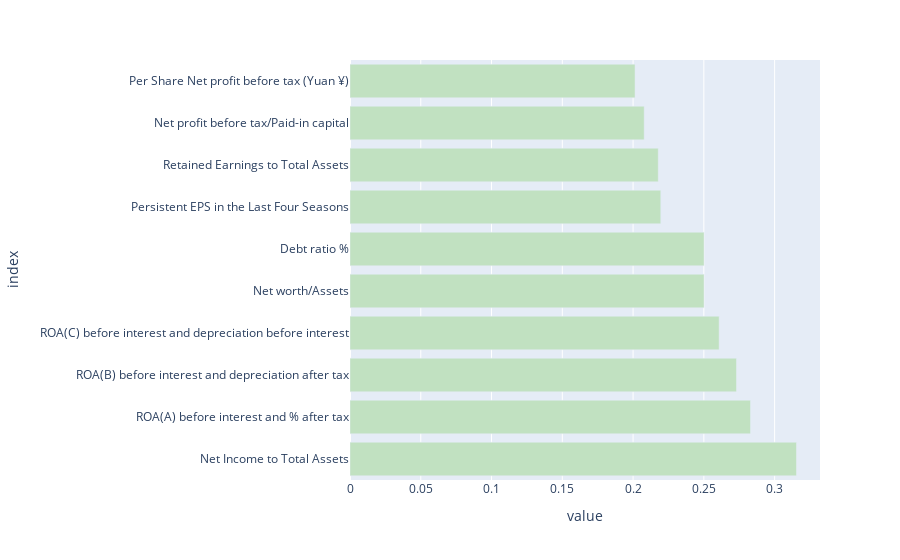

Notebook code for this chart:
### Code cell
fig = px.bar(df_best_corr, orientation="h", color_discrete_sequence=["#C1E1C1"])
fig.update_layout(showlegend=False)
fig.show()

### Figure 1 — Plotly figure (JSON) as saved in the notebook; plotly's stock layout.template omitted (floating-point values rounded to 4 significant figures)
{"data": [{"alignmentgroup": "True", "hovertemplate": "variable=Bankrupt?<br>value=%{x}<br>index=%{y}<extra></extra>", "legendgroup": "Bankrupt?", "marker": {"color": "#C1E1C1", "pattern": {"shape": ""}}, "name": "Bankrupt?", "offsetgroup": "Bankrupt?", "orientation": "h", "showlegend": true, "textposition": "auto", "type": "bar", "x": [0.3155, 0.2829, 0.2731, 0.2608, 0.2502, 0.2502, 0.2196, 0.2178, 0.2079, 0.2014], "xaxis": "x", "y": [" Net Income to Total Assets", " ROA(A) before interest and % after tax", " ROA(B) before interest and depreciation after tax", " ROA(C) before interest and depreciation before interest", " Net worth/Assets", " Debt ratio %", " Persistent EPS in the Last Four Seasons", " Retained Earnings to Total Assets", " Net profit before tax/Paid-in capital", " Per Share Net profit before tax (Yuan ¥)"], "yaxis": "y"}], "layout": {"barmode": "relative", "legend": {"title": {"text": "variable"}, "tracegroupgap": 0}, "margin": {"t": 60}, "showlegend": false, "xaxis": {"anchor": "y", "domain": [0, 1], "title": {"text": "value"}}, "yaxis": {"anchor": "x", "domain": [0, 1], "title": {"text": "index"}}}}
